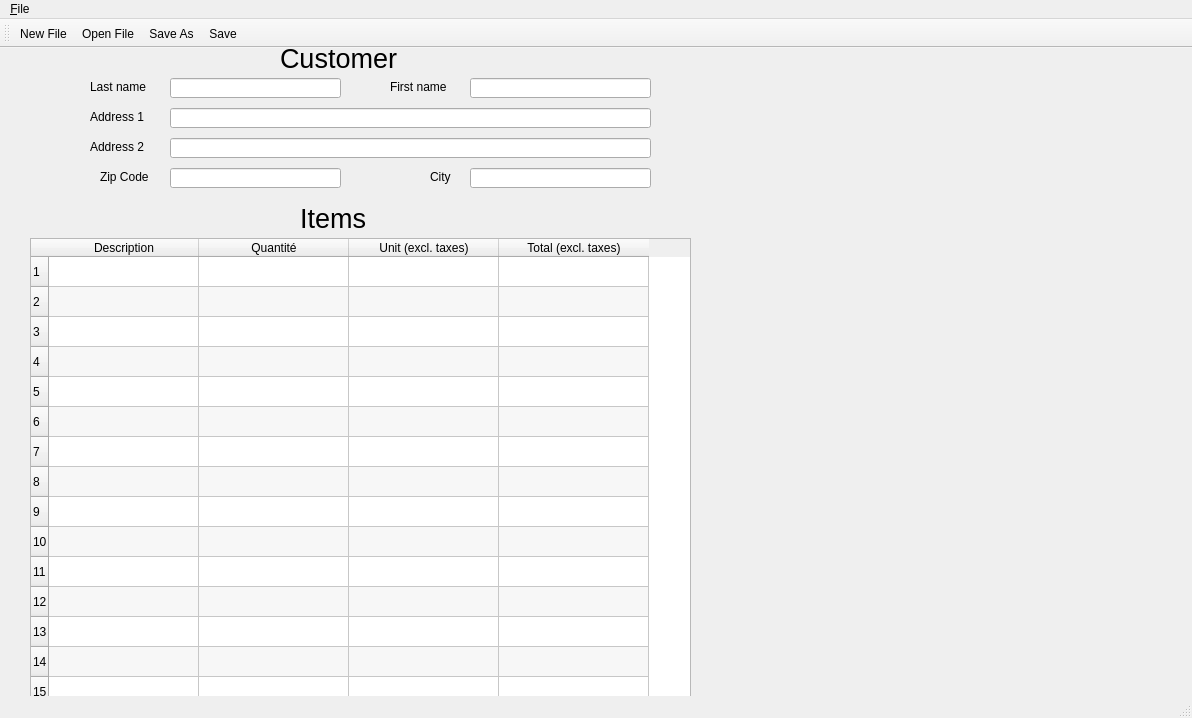
<?xml version="1.0" encoding="UTF-8"?>
<ui version="4.0">
 <class>MainWindow</class>
 <widget class="QMainWindow" name="MainWindow">
  <property name="geometry">
   <rect>
    <x>0</x>
    <y>0</y>
    <width>1192</width>
    <height>718</height>
   </rect>
  </property>
  <property name="windowTitle">
   <string>MainWindow</string>
  </property>
  <widget class="QWidget" name="centralwidget">
   <widget class="QTableWidget" name="tableEdit">
    <property name="geometry">
     <rect>
      <x>30</x>
      <y>190</y>
      <width>661</width>
      <height>491</height>
     </rect>
    </property>
    <property name="alternatingRowColors">
     <bool>true</bool>
    </property>
    <attribute name="horizontalHeaderCascadingSectionResizes">
     <bool>true</bool>
    </attribute>
    <attribute name="horizontalHeaderDefaultSectionSize">
     <number>150</number>
    </attribute>
    <attribute name="horizontalHeaderStretchLastSection">
     <bool>false</bool>
    </attribute>
    <row>
     <property name="text">
      <string>1</string>
     </property>
    </row>
    <row>
     <property name="text">
      <string>2</string>
     </property>
    </row>
    <row>
     <property name="text">
      <string>3</string>
     </property>
    </row>
    <row>
     <property name="text">
      <string>4</string>
     </property>
    </row>
    <row>
     <property name="text">
      <string>5</string>
     </property>
    </row>
    <row>
     <property name="text">
      <string>6</string>
     </property>
    </row>
    <row>
     <property name="text">
      <string>7</string>
     </property>
    </row>
    <row>
     <property name="text">
      <string>8</string>
     </property>
    </row>
    <row>
     <property name="text">
      <string>9</string>
     </property>
    </row>
    <row>
     <property name="text">
      <string>10</string>
     </property>
    </row>
    <row>
     <property name="text">
      <string>11</string>
     </property>
    </row>
    <row>
     <property name="text">
      <string>12</string>
     </property>
    </row>
    <row>
     <property name="text">
      <string>13</string>
     </property>
    </row>
    <row>
     <property name="text">
      <string>14</string>
     </property>
    </row>
    <row>
     <property name="text">
      <string>15</string>
     </property>
    </row>
    <column>
     <property name="text">
      <string>Description</string>
     </property>
    </column>
    <column>
     <property name="text">
      <string>Quantité</string>
     </property>
    </column>
    <column>
     <property name="text">
      <string>Unit (excl. taxes)</string>
     </property>
    </column>
    <column>
     <property name="text">
      <string>Total (excl. taxes)</string>
     </property>
    </column>
    <item row="0" column="0">
     <property name="text">
      <string/>
     </property>
     <property name="flags">
      <set>ItemIsSelectable|ItemIsEditable|ItemIsDragEnabled|ItemIsUserCheckable|ItemIsEnabled</set>
     </property>
    </item>
   </widget>
   <widget class="QLabel" name="customerLabel">
    <property name="geometry">
     <rect>
      <x>280</x>
      <y>-10</y>
      <width>121</width>
      <height>41</height>
     </rect>
    </property>
    <property name="font">
     <font>
      <pointsize>20</pointsize>
     </font>
    </property>
    <property name="text">
     <string>Customer</string>
    </property>
   </widget>
   <widget class="QLabel" name="lastNameLabel">
    <property name="geometry">
     <rect>
      <x>90</x>
      <y>30</y>
      <width>71</width>
      <height>17</height>
     </rect>
    </property>
    <property name="text">
     <string>Last name</string>
    </property>
   </widget>
   <widget class="QLabel" name="firstNameLabel">
    <property name="geometry">
     <rect>
      <x>390</x>
      <y>30</y>
      <width>81</width>
      <height>17</height>
     </rect>
    </property>
    <property name="text">
     <string>First name</string>
    </property>
   </widget>
   <widget class="QLabel" name="address1Label">
    <property name="geometry">
     <rect>
      <x>90</x>
      <y>60</y>
      <width>67</width>
      <height>17</height>
     </rect>
    </property>
    <property name="text">
     <string>Address 1</string>
    </property>
   </widget>
   <widget class="QLabel" name="address2Label">
    <property name="geometry">
     <rect>
      <x>90</x>
      <y>90</y>
      <width>67</width>
      <height>17</height>
     </rect>
    </property>
    <property name="text">
     <string>Address 2</string>
    </property>
   </widget>
   <widget class="QLabel" name="itemsLabel">
    <property name="geometry">
     <rect>
      <x>300</x>
      <y>150</y>
      <width>71</width>
      <height>41</height>
     </rect>
    </property>
    <property name="font">
     <font>
      <pointsize>20</pointsize>
     </font>
    </property>
    <property name="text">
     <string>Items</string>
    </property>
   </widget>
   <widget class="QLabel" name="zipCodeLabel">
    <property name="geometry">
     <rect>
      <x>100</x>
      <y>120</y>
      <width>61</width>
      <height>17</height>
     </rect>
    </property>
    <property name="text">
     <string>Zip Code</string>
    </property>
   </widget>
   <widget class="QLabel" name="cityLabel">
    <property name="geometry">
     <rect>
      <x>430</x>
      <y>120</y>
      <width>31</width>
      <height>17</height>
     </rect>
    </property>
    <property name="text">
     <string>City</string>
    </property>
   </widget>
   <widget class="QLineEdit" name="lastNameEdit">
    <property name="geometry">
     <rect>
      <x>170</x>
      <y>30</y>
      <width>171</width>
      <height>20</height>
     </rect>
    </property>
   </widget>
   <widget class="QLineEdit" name="firstNameEdit">
    <property name="geometry">
     <rect>
      <x>470</x>
      <y>30</y>
      <width>181</width>
      <height>20</height>
     </rect>
    </property>
   </widget>
   <widget class="QLineEdit" name="cityEdit">
    <property name="geometry">
     <rect>
      <x>470</x>
      <y>120</y>
      <width>181</width>
      <height>20</height>
     </rect>
    </property>
   </widget>
   <widget class="QLineEdit" name="zipCodeEdit">
    <property name="geometry">
     <rect>
      <x>170</x>
      <y>120</y>
      <width>171</width>
      <height>20</height>
     </rect>
    </property>
   </widget>
   <widget class="QLineEdit" name="address1Edit">
    <property name="geometry">
     <rect>
      <x>170</x>
      <y>60</y>
      <width>481</width>
      <height>20</height>
     </rect>
    </property>
   </widget>
   <widget class="QLineEdit" name="address2Edit">
    <property name="geometry">
     <rect>
      <x>170</x>
      <y>90</y>
      <width>481</width>
      <height>20</height>
     </rect>
    </property>
   </widget>
   <widget class="QPaint" name="widget" native="true">
    <property name="geometry">
     <rect>
      <x>720</x>
      <y>60</y>
      <width>451</width>
      <height>601</height>
     </rect>
    </property>
   </widget>
  </widget>
  <widget class="QMenuBar" name="menubar">
   <property name="geometry">
    <rect>
     <x>0</x>
     <y>0</y>
     <width>1192</width>
     <height>25</height>
    </rect>
   </property>
   <widget class="QMenu" name="menu_File">
    <property name="title">
     <string>&amp;File</string>
    </property>
   </widget>
   <addaction name="menu_File"/>
  </widget>
  <widget class="QStatusBar" name="statusbar"/>
  <widget class="QToolBar" name="toolBar">
   <property name="windowTitle">
    <string>toolBar</string>
   </property>
   <attribute name="toolBarArea">
    <enum>TopToolBarArea</enum>
   </attribute>
   <attribute name="toolBarBreak">
    <bool>false</bool>
   </attribute>
   <addaction name="newFileButton"/>
   <addaction name="openFileButton"/>
   <addaction name="saveAsButton"/>
   <addaction name="saveButton"/>
  </widget>
  <action name="newFileButton">
   <property name="icon">
    <iconset resource="icons.qrc">
     <normaloff>:/document-new.png</normaloff>:/document-new.png</iconset>
   </property>
   <property name="text">
    <string>&amp;New File</string>
   </property>
  </action>
  <action name="openFileButton">
   <property name="icon">
    <iconset resource="icons.qrc">
     <normaloff>:/document-open.png</normaloff>:/document-open.png</iconset>
   </property>
   <property name="text">
    <string>&amp;Open File</string>
   </property>
  </action>
  <action name="saveAsButton">
   <property name="icon">
    <iconset resource="icons.qrc">
     <normaloff>:/document-save-as.png</normaloff>:/document-save-as.png</iconset>
   </property>
   <property name="text">
    <string>Save &amp;As</string>
   </property>
  </action>
  <action name="saveButton">
   <property name="icon">
    <iconset resource="icons.qrc">
     <normaloff>:/document-save.png</normaloff>:/document-save.png</iconset>
   </property>
   <property name="text">
    <string>&amp;Save</string>
   </property>
  </action>
 </widget>
 <customwidgets>
  <customwidget>
   <class>QPaint</class>
   <extends>QWidget</extends>
   <header location="global">qpaint.h</header>
   <container>1</container>
  </customwidget>
 </customwidgets>
 <resources>
  <include location="icons.qrc"/>
 </resources>
 <connections/>
</ui>
